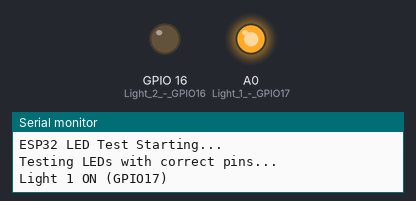
The sketch below on a simulated ESP8266 (NodeMCU). Parts: output pins drawn as LEDs (lit = HIGH), the last lines printed to the serial monitor.

Above: at 1.0 s.
At 4.0 s:
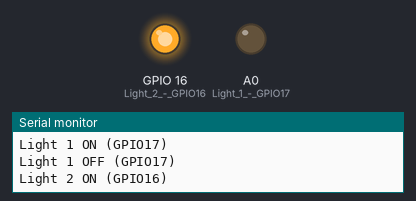
At 7.0 s:
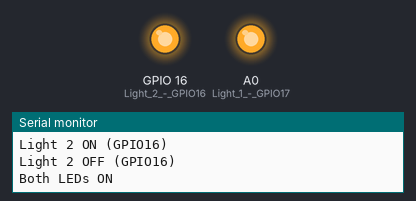
At 9.0 s:
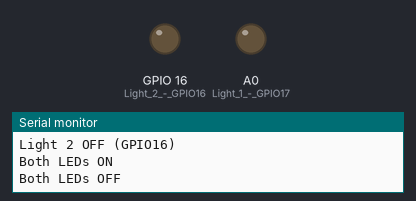
Timing chart, 0 to 13.0 s (numbered marks = the images above):
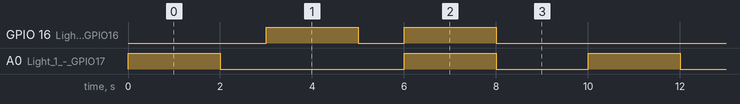

Measured:
- by itself, GPIO 16 (Light_2_-_GPIO16): repeats every 10.0 s: LOW 1.0 s, HIGH 2.0 s, LOW 5.0 s, HIGH 2.0 s
- by itself, A0 (Light_1_-_GPIO17): repeats every 10.0 s: LOW 4.0 s, HIGH 2.0 s, LOW 2.0 s, HIGH 2.0 s
- by itself, everything shown: repeats every 10.0 s, in 6 steps

The sketch:

esp32_test_led.ino
```cpp
// Test LED ESP32 - Simple blink test
void setup() {
  Serial.begin(115200);
  Serial.println("ESP32 LED Test Starting...");

  // Initialize LED pins (CORRECTED)
  pinMode(17, OUTPUT);  // Light 1 - GPIO17
  pinMode(16, OUTPUT);  // Light 2 - GPIO16

  Serial.println("Testing LEDs with correct pins...");
}

void loop() {
  // Test Light 1 (GPIO17)
  Serial.println("Light 1 ON (GPIO17)");
  digitalWrite(17, HIGH);
  delay(2000);

  Serial.println("Light 1 OFF (GPIO17)");
  digitalWrite(17, LOW);
  delay(1000);

  // Test Light 2 (GPIO16)
  Serial.println("Light 2 ON (GPIO16)");
  digitalWrite(16, HIGH);
  delay(2000);

  Serial.println("Light 2 OFF (GPIO16)");
  digitalWrite(16, LOW);
  delay(1000);

  // Test both LEDs
  Serial.println("Both LEDs ON");
  digitalWrite(17, HIGH);
  digitalWrite(16, HIGH);
  delay(2000);

  Serial.println("Both LEDs OFF");
  digitalWrite(17, LOW);
  digitalWrite(16, LOW);
  delay(2000);
}
```

esp8266_iot_control.ino
```cpp

```
